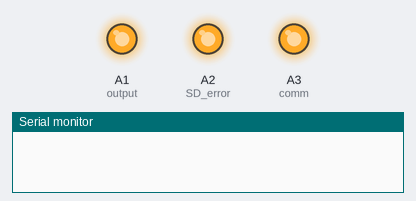
This program was run on a simulated Arduino Nano, built with avr-gcc and run on an emulated ATmega328P. On the bench: output pins drawn as LEDs (lit = HIGH), the last lines printed to the serial monitor. Storage starts empty.

Above: at 0.1 s.
At 1.1 s:
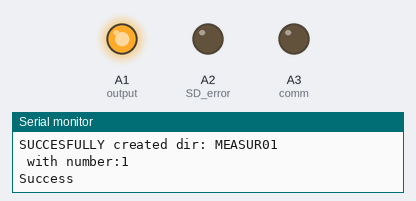
At 2.3 s:
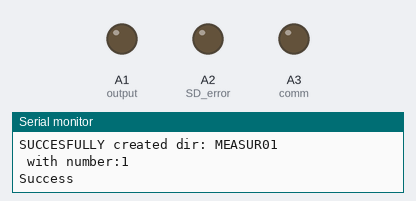
Timing chart, 0 to 3.8 s (numbered marks = the images above):
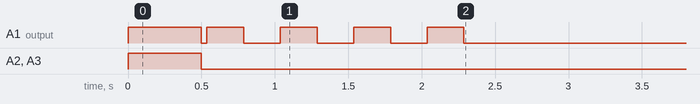

The program:

main.cpp
```cpp
#include <Arduino.h>
#include <Wire.h>
#include <Adafruit_INA219.h>

#include <SPI.h>
#include <SD.h>

#define output A1     // merítés kész
#define SD_error A2   // SD hiba
#define comm A3       // Kommunikációs hiba jelző

Adafruit_INA219 ina219;

bool first = false;   // A mérés óta az első kiírás.

int count = 0;        // Ennyiedik mérést csinálta
int zero_count = 0;   // Ha nem ad le áramot, akkor elkezdi számolni mennyi ideje nem ad áramot

const int chipSelect = 4; // SD chip select

float shuntvoltage = 0;
float busvoltage = 0;
float loadvoltage = 0;

struct BatteryStatus
{
  float amp = 0;
  float volt = 0;
  double mAh = 0;
};

BatteryStatus battery;

void blink(uint8_t pin, int del, uint8_t times){
  for (uint8_t i = 0; i < times*2; i++)
  {
    digitalWrite(pin, !digitalRead(pin));
    delay(del);
  }
}

void measure(BatteryStatus *batt){
  batt->amp = ina219.getBusVoltage_V() + ina219.getShuntVoltage_mV()/1000;
  batt->amp = ina219.getCurrent_mA();
}

uint8_t getDirNumber(char *name){
  uint8_t len = (uint8_t)strlen(name);
  if (NULL != strstr(name, "MEASUR"))
  {
    char number[3] = {name[len-2], name[len-1], '\0'};
    Serial.println(name);
    return atoi(number);
  }
  else
  {
    Serial.print("NO - ");
    Serial.println(name);
  }


  return 0;
}

/**
 *
 * Dir format:
 *    Measure__
 *
 *      __ is a number. It can be 01 - 99
 *
 * Measure file formats:
 *    Cycle_
 *
 *      _ is a number. It can be 1 - 9
 *
 */

/**
 * @brief Create a new Dir for measurement
 *
 * @return uint8_t
 */
char *createNewMeasurementDir(char directory[13]){
  File root = SD.open("/");
  File f = root.openNextFile();
  uint8_t max = 0;

  while (true){

    if (f.isDirectory())
    {
      uint8_t dir_num = getDirNumber(f.name());
      if(dir_num > max){
        max = dir_num;
      }
    }
    f = root.openNextFile();
    if (!f) break;
  }
  f.close();
  root.close();
  char num[2] = {0};
  max = max + 1;
  if (max < 10)
  {
    strcat(directory, "0");
  }
  itoa((int)(max), num, 10);
  strcat(directory, num);
  if(SD.mkdir(directory)){
    Serial.print("SUCCESFULLY created dir: ");
    Serial.println(directory);
    Serial.print(" with number:");
    Serial.println(max);

    return directory;
  }
  else
  {
    Serial.print("Cannot create dir: ");
    Serial.println(directory);
    return 0;
  }

  return 0;
}

void setup() {
  Serial.begin(115200);

  pinMode(comm,       OUTPUT);
  pinMode(output,     OUTPUT);
  pinMode(SD_error,   OUTPUT);

  digitalWrite(comm,      HIGH);
  digitalWrite(output,    HIGH);
  digitalWrite(SD_error,  HIGH);

  delay(500);

  digitalWrite(comm,      LOW);
  digitalWrite(output,    LOW);
  digitalWrite(SD_error,  LOW);

  while (!Serial) {
    // wait for serial port to connect. Needed for native USB port only
    blink(comm, 50, 1);
  }
  Serial.println("\n\nSerial started.");
  Serial.println("**************************************************************");
  // Make a time-out
  if (!ina219.begin()) {
    // Initiate INA219 sensor communication
    while (1) {
      //Error could not start comm
      blink(comm, 100, 1);
    }
  }

  Serial.println("INA219 sensor initialized.");
  Serial.print("Initializing SD card...");

  // see if the card is present and can be initialized:
  if (!SD.begin(chipSelect)) {
    Serial.println("Card failed, or not present");
    // don't do anything more:
    while (1)
    {
      blink(SD_error, 500, 1);
    }
  }
  Serial.println("card initialized.");

  //measure(&battery);

  char dir[13] = "MEASUR";
  createNewMeasurementDir(dir);

  if (dir[0] != 0)
  {
    Serial.println("Success");
  }

  // Initialization DONE
  blink(output, 250, 4);
  delay(500);
}

void loop() {


  delay(10000);
}
```
